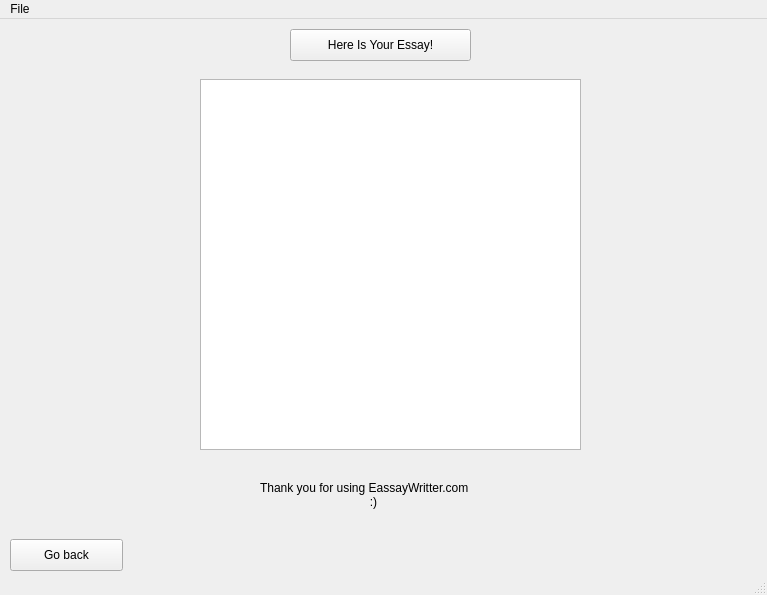
<?xml version="1.0" encoding="UTF-8"?>
<ui version="4.0">
 <class>MainWindow</class>
 <widget class="QMainWindow" name="MainWindow">
  <property name="geometry">
   <rect>
    <x>0</x>
    <y>0</y>
    <width>767</width>
    <height>595</height>
   </rect>
  </property>
  <property name="windowTitle">
   <string>MainWindow</string>
  </property>
  <widget class="QWidget" name="centralwidget">
   <widget class="QPlainTextEdit" name="Output_essay">
    <property name="geometry">
     <rect>
      <x>200</x>
      <y>60</y>
      <width>381</width>
      <height>371</height>
     </rect>
    </property>
   </widget>
   <widget class="QPushButton" name="essay_completion_text">
    <property name="geometry">
     <rect>
      <x>290</x>
      <y>10</y>
      <width>181</width>
      <height>32</height>
     </rect>
    </property>
    <property name="text">
     <string>Here Is Your Essay!</string>
    </property>
   </widget>
   <widget class="QLabel" name="Thankyou_text">
    <property name="geometry">
     <rect>
      <x>260</x>
      <y>450</y>
      <width>241</width>
      <height>51</height>
     </rect>
    </property>
    <property name="text">
     <string>Thank you for using EassayWritter.com
                                 :)</string>
    </property>
   </widget>
   <widget class="QPushButton" name="Goback_button">
    <property name="geometry">
     <rect>
      <x>10</x>
      <y>520</y>
      <width>113</width>
      <height>32</height>
     </rect>
    </property>
    <property name="text">
     <string>Go back</string>
    </property>
   </widget>
  </widget>
  <widget class="QStatusBar" name="statusbar"/>
  <widget class="QMenuBar" name="menubar">
   <property name="geometry">
    <rect>
     <x>0</x>
     <y>0</y>
     <width>767</width>
     <height>22</height>
    </rect>
   </property>
   <widget class="QMenu" name="menuMain_Window">
    <property name="title">
     <string>File</string>
    </property>
    <addaction name="NewFile"/>
    <addaction name="actionSave_As"/>
   </widget>
   <addaction name="menuMain_Window"/>
  </widget>
  <action name="NewFile">
   <property name="text">
    <string>New</string>
   </property>
   <property name="shortcut">
    <string>Ctrl+N</string>
   </property>
  </action>
  <action name="actionSave_As">
   <property name="text">
    <string>Save As..</string>
   </property>
  </action>
 </widget>
 <resources/>
 <connections/>
</ui>
